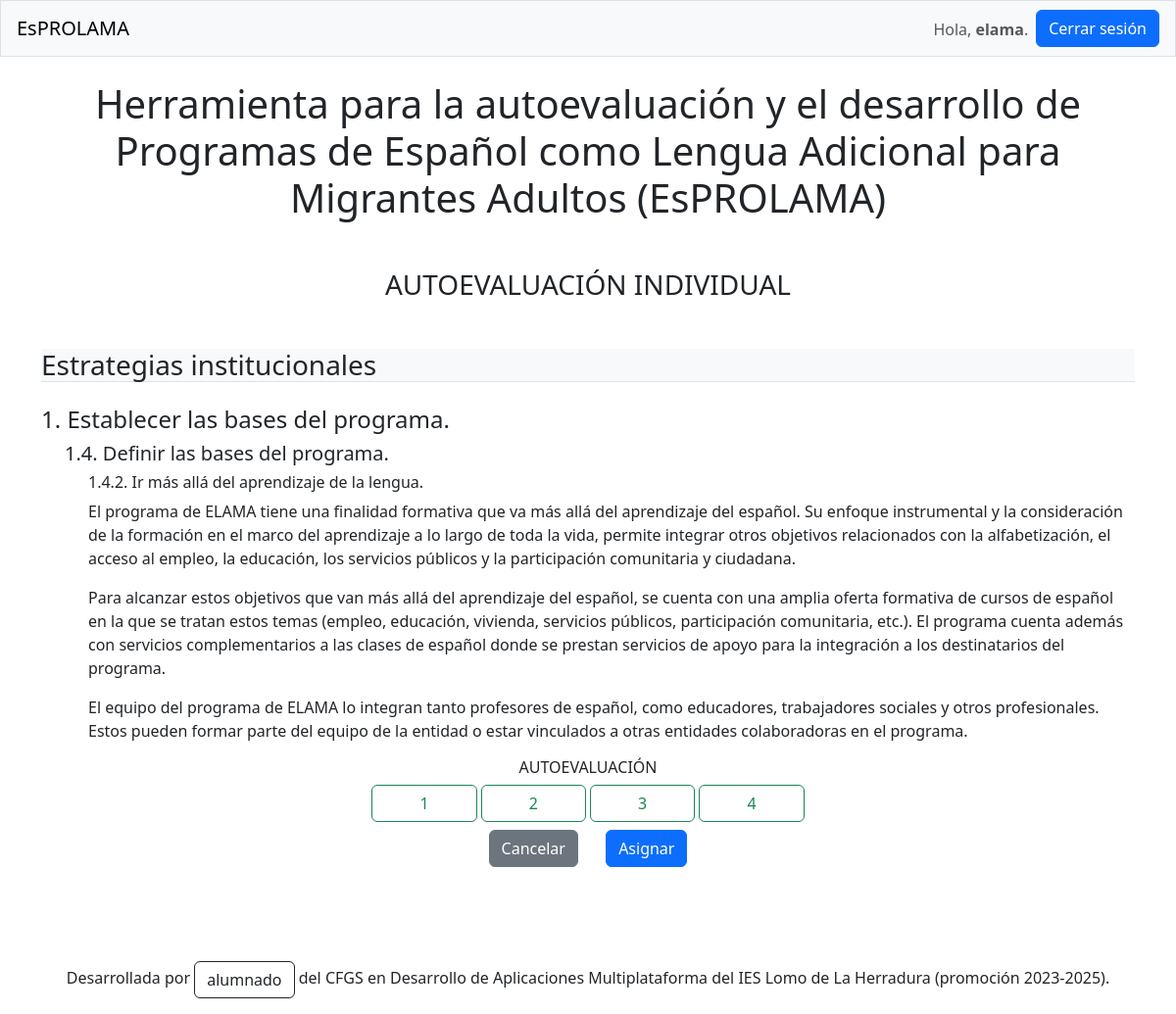
Screenshot of /individual/1/6/ (signed in) with the database file from the repository.
### elama/models.py (models this page shows, shortened)
class Descriptor(models.Model):
    principio = models.ForeignKey(Principio, on_delete=models.CASCADE)
    titulo = models.CharField(max_length=200)
    contenido_html = models.TextField(blank=True, null=True)
    descriptor_padre = models.ForeignKey('self', on_delete=models.CASCADE, blank=True, null=True)
    class Meta:
        verbose_name_plural = 'descriptores'

class Principio(models.Model):
    estrategia = models.ForeignKey(Estrategia, on_delete=models.CASCADE)
    titulo = models.CharField(max_length=200)

class Estrategia(models.Model):
    titulo = models.CharField(max_length=200)

### elama/views.py (the view, shortened to what this page needs)
# urls.py: path('individual/<int:id_autoevaluacion>/<int:id_descriptor>/', views.volcar_autoevaluacion, name='volcar-autoevaluacion'),
@login_required
def volcar_autoevaluacion(request, id_autoevaluacion, id_descriptor):
    autoevaluacion = Autoevaluacion.objects.get(pk=id_autoevaluacion)
    descriptor = Descriptor.objects.get(pk=id_descriptor)
    valoracion = '-1'
    existe = True
    try:
        volcado = Volcado.objects.get(autoevaluacion__id=id_autoevaluacion, descriptor__id=id_descriptor)
        valoracion = volcado.valoracion
    except ObjectDoesNotExist:
        existe = False
    if request.method != 'POST':
        if existe:
            form = VolcadoForm(instance=volcado)
        else:
            form = VolcadoForm()
    context = {'autoevaluacion': autoevaluacion, 'descriptor': descriptor, 'valoracion': int(valoracion),
               'form': form, 'valores': [i for i in range(1,5)]}
    return render(request, 'elama/volcado.html', context)

### elama/templates/elama/volcado.html (shortened to what this page needs)
{% extends "elama/base.html"  %}
{% load django_bootstrap5 %}
{% block content %}
    <h1 class="text-center">
        Herramienta para la autoevaluación y el desarrollo de Programas de Español como Lengua Adicional para
        Migrantes Adultos (EsPROLAMA)
    </h1>
    <h3 class="text-center mt-5">AUTOEVALUACIÓN INDIVIDUAL</h3>
    <h3 class="bg-light border-bottom mt-5">{{ descriptor.principio.estrategia.titulo }}</h3>
    <h4 class="mt-4">{{ descriptor.principio.titulo }}</h4>
    {% if not descriptor.descriptor_padre %}
        <h5 class="mt-2 ps-4">{{ descriptor.titulo }}</h5>
        <div class="mt-2 ps-4">{{ descriptor.contenido_html|safe}}</div>
    {% else %}
        <h5 class="mt-2 ps-4">{{ descriptor.descriptor_padre.titulo }}</h5>
        <h6 class="mt-2 ps-5">{{ descriptor.titulo }}</h6>
        <div class="mt-2 ps-5">{{ descriptor.contenido_html|safe }}</div>
    {% endif %}
    <div class="mt-2 text-center">
        <h6 class="mt-2">AUTOEVALUACIÓN</h6>
        <form action="{% url 'elama:volcar-autoevaluacion' autoevaluacion.id descriptor.id %}" method="post">
            {% for i in valores %}
                <label class="btn btn-outline-success px-5" for="id_valoracion_{{ i }}">{{ i }}</label>
            {% endfor %}
            <p>
                <a class="btn btn-secondary me-4 mt-2" href="{% url 'elama:individual' autoevaluacion.id %}">Cancelar</a>
                <button type="submit" class="btn btn-primary mt-2"
                        {% if autoevaluacion.finalizada %} disabled {% endif %}>Asignar</button>
            </p>
        </form>
    </div>
{% endblock content %}

### elama/templates/elama/base.html (shortened to what this page needs)
{% load django_bootstrap5 %}
<!DOCTYPE html>
<html lang="en">
    <head>
        {% bootstrap_css %}
    </head>
    <body>
        <nav class="navbar navbar-expand-md navbar-light bg-light px-3 mb-4 border">
            {% if user.is_authenticated %}
                <a class="navbar-brand" href="{% url 'elama:main' %}">EsPROLAMA</a>
            {% else %}
                <a class="navbar-brand" href="{% url 'elama:login' %}">EsPROLAMA</a>
            {% endif %}
            <div class="collapse navbar-collapse" id="navbarCollapse">
                <ul class="navbar-nav ms-auto">
                    {% if user.is_authenticated %}
                        <li class="nav-item mt-2">
                            <span class="navbar-text">Hola, <span style="font-weight: bold">{{ user.username }}</span>.</span>
                        </li>
                        <li class="nav-item">
                            <form action="{% url 'users:logout' %}" method="post" class="form ms-2">
                                {% bootstrap_button button_type="submit" content="Cerrar sesión" %}
                            </form>
                        </li>
                    {% endif %}
                </ul>
            </div>
        </nav>
        <main role="main" class="container">
            {% block content %} {% endblock content %}
        </main>
        <footer class="mt-5 pt-5">
            <p class="text-center">
                Desarrollada por <a class="btn btn-outline-dark" href="" data-bs-toggle="modal" data-bs-target="#equipoModal">
                alumnado</a> del CFGS en Desarrollo de Aplicaciones Multiplataforma del IES Lomo de La Herradura
                (promoción 2023-2025).
            </p>
        </footer>
    </body>
</html>

### rows the page displays
Descriptor: principio.estrategia.titulo "Estrategias institucionales", principio.titulo "1. Establecer las bases del programa.", descriptor_padre.titulo "1.4. Definir las bases del programa.", titulo "1.4.2. Ir más allá del aprendizaje de la lengua.", contenido_html "El programa de ELAMA tiene una finalidad formativa que va más allá del aprendizaje del español. Su enfoque instrumental y la consideración de la formación en el marco del aprendizaje a lo largo de toda la vida, permite integrar otros objetivos relacionados con la alfabetización, el acceso al empleo, la educación, los servicios públicos y la participación comunitaria y ciudadana. Para alcanzar estos objetivos que van más allá del aprendizaje del español, se cuenta con una amplia oferta formativa de cursos de español en la que se tratan estos temas (empleo, educación, vivienda, servicios públicos, participación comunitaria, etc.). El programa cuenta además con servicios complementarios a las…"

### other values shown
{{ user.username }} "elama"
{{ i }} "1" "2" "3" "4"
